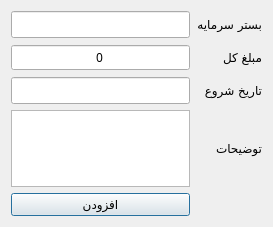
<?xml version="1.0" encoding="UTF-8"?>
<ui version="4.0">
 <class>Dialog</class>
 <widget class="QDialog" name="Dialog">
  <property name="geometry">
   <rect>
    <x>0</x>
    <y>0</y>
    <width>273</width>
    <height>227</height>
   </rect>
  </property>
  <property name="font">
   <font>
    <family>B Nazanin</family>
   </font>
  </property>
  <property name="windowTitle">
   <string>Dialog</string>
  </property>
  <property name="layoutDirection">
   <enum>Qt::LeftToRight</enum>
  </property>
  <layout class="QGridLayout" name="gridLayout">
   <item row="0" column="0">
    <widget class="QLineEdit" name="save_place_LE">
     <property name="minimumSize">
      <size>
       <width>0</width>
       <height>27</height>
      </size>
     </property>
    </widget>
   </item>
   <item row="1" column="0">
    <widget class="QDoubleSpinBox" name="total_money_QSB">
     <property name="minimumSize">
      <size>
       <width>0</width>
       <height>27</height>
      </size>
     </property>
     <property name="layoutDirection">
      <enum>Qt::RightToLeft</enum>
     </property>
     <property name="autoFillBackground">
      <bool>false</bool>
     </property>
     <property name="frame">
      <bool>true</bool>
     </property>
     <property name="alignment">
      <set>Qt::AlignCenter</set>
     </property>
     <property name="buttonSymbols">
      <enum>QAbstractSpinBox::NoButtons</enum>
     </property>
     <property name="correctionMode">
      <enum>QAbstractSpinBox::CorrectToPreviousValue</enum>
     </property>
     <property name="decimals">
      <number>0</number>
     </property>
     <property name="maximum">
      <double>1000000000.000000000000000</double>
     </property>
    </widget>
   </item>
   <item row="0" column="1">
    <widget class="QLabel" name="label_5">
     <property name="text">
      <string>بستر سرمایه</string>
     </property>
    </widget>
   </item>
   <item row="4" column="0">
    <widget class="QTextEdit" name="description_TE"/>
   </item>
   <item row="4" column="1">
    <widget class="QLabel" name="label_4">
     <property name="text">
      <string>توضیحات</string>
     </property>
    </widget>
   </item>
   <item row="3" column="0">
    <widget class="QLineEdit" name="date_LE">
     <property name="minimumSize">
      <size>
       <width>0</width>
       <height>27</height>
      </size>
     </property>
    </widget>
   </item>
   <item row="5" column="0">
    <widget class="QPushButton" name="add_new_cost_QB">
     <property name="text">
      <string>افزودن</string>
     </property>
    </widget>
   </item>
   <item row="1" column="1">
    <widget class="QLabel" name="label_2">
     <property name="text">
      <string>مبلغ کل</string>
     </property>
    </widget>
   </item>
   <item row="3" column="1">
    <widget class="QLabel" name="label_3">
     <property name="text">
      <string>تاریخ شروع</string>
     </property>
    </widget>
   </item>
  </layout>
 </widget>
 <resources/>
 <connections/>
</ui>
